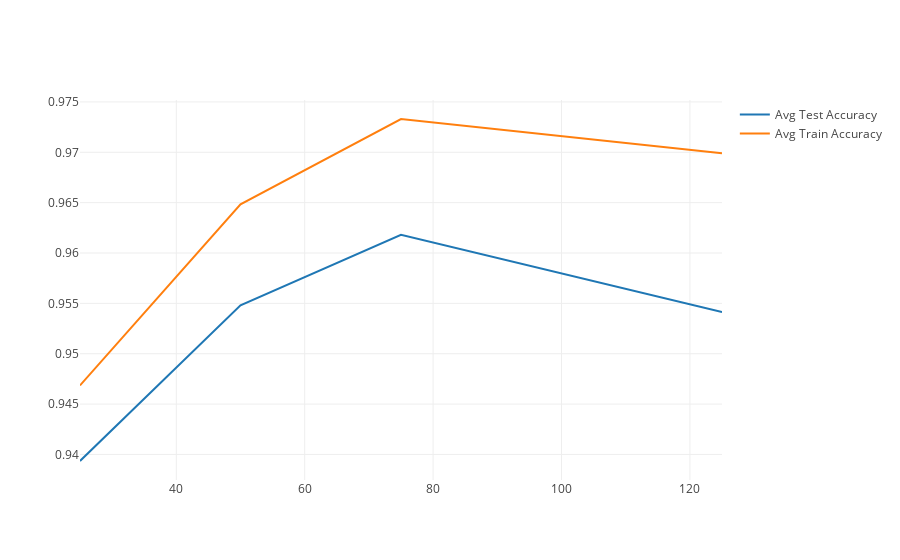

Notebook source saved alongside this figure:
### Code cell
def enable_plotly_in_cell():
  import IPython
  from plotly.offline import init_notebook_mode
#
# OLD (google colab)
#  display(IPython.core.display.HTML('''
#        <script src="/static/components/requirejs/require.js"></script>
#  '''))
#  init_notebook_mode(connected=False)
#
# New (OSC) [thanks to Stephen Gant for this!]
  init_notebook_mode(connected=True)

from plotly.offline import iplot
import plotly.graph_objs as go
import numpy as np

enable_plotly_in_cell()
#
# Costs
data1 = go.Scatter(
    x=np.array([25,50,75,125]),
    y=np.array([0.9393499999999999, 0.9548, 0.96181, 0.9541299999999999]),
    mode='lines',
    name="Avg Test Accuracy"
)

data1_2 = go.Scatter(
    x=np.array([25,50,75,125]),
    y=np.array([0.9468525, 0.96484, 0.9733075, 0.969895]),
    mode='lines',
    name="Avg Train Accuracy"
)
iplot(dict(data=[data1,data1_2]))

### Figure 1 — Plotly figure (JSON) as saved in the notebook; plotly's stock layout.template omitted (floating-point values rounded to 4 significant figures)
{"data": [{"mode": "lines", "name": "Avg Test Accuracy", "type": "scatter", "uid": "72f2bc3b-dfa6-456c-bb0c-540a1b02ea9d", "x": [25, 50, 75, 125], "y": [0.9393, 0.9548, 0.9618, 0.9541]}, {"mode": "lines", "name": "Avg Train Accuracy", "type": "scatter", "uid": "04970be3-5ebe-4f24-9fa2-e77a627f7c88", "x": [25, 50, 75, 125], "y": [0.9469, 0.9648, 0.9733, 0.9699]}], "layout": {}}
